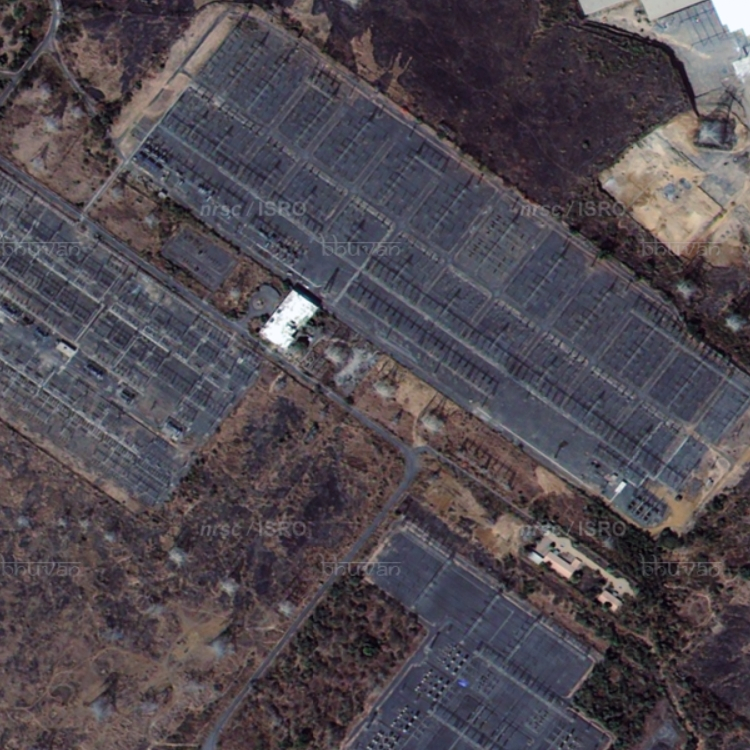
#> input picture test_data/20.png, 750 x 750 px, found by its file name
$ jupyter execute --allow-errors ML_Challenge_UNet_Resnet50_0.91IoU.ipynb   (shell and % lines are left out)
#> lines starting #> are read from the running program, lines starting #| are printed output that depends on the picture
[cell 1]
from google.colab import drive
drive.mount('/content/drive')

[cell 2]
import numpy as np
import pandas as pd
import matplotlib.pyplot as plt
import os
from sklearn.model_selection import train_test_split

import torch
import torch.nn as nn
from torch.utils.data import Dataset , DataLoader
from torchvision import transforms as T
import torchvision
import torch.nn.functional as F
from torch.autograd import Variable

from PIL import Image
import cv2
import albumentations as A

import time
from tqdm.notebook import tqdm
from torchsummary import summary
import segmentation_models_pytorch as smp

#> (the rest of this cell did not finish here and is left out)

[cell 3]
import tensorflow as tf
import glob
import cv2
import os
import numpy as np
from matplotlib import pyplot as plt
from skimage.transform import AffineTransform, warp
from skimage import io, img_as_ubyte
import random
import os
from scipy.ndimage import rotate

import albumentations as A

IMAGES_TO_GENERATE = 1000

images_path = '/content/image_chips/'
mask_path = '/content/target_data/'

img_aug_path = '/content/AUG_DATA/train/'
mask_aug_path = '/content/AUG_DATA/masks/'

images= []
masks = []

for im in os.listdir(images_path):
    images.append(os.path.join(images_path,im))
#> (the rest of this cell did not finish here and is left out)

[cell 4]
images= "/content/AUG_DATA/train/"
targets= "/content/AUG_DATA/masks/"

n_classes = 2

def _df_():
  name = []
  for dirname ,_ , filenames in os.walk(images):
    for filename in filenames:
      name.append(filename.split('.')[0])

    return pd.DataFrame({'id':name} , index = np.arange(0, len(name)))

df = _df_()
#> (the rest of this cell did not finish here and is left out)

#> (a cell that did not finish here is left out)

#> (a cell that did not finish here is left out)

[cell 7]
# [7 lines left out: function dense_target, not called in this run]

class SegData(Dataset):

  # [8 lines left out: function __init__, not called in this run]

  def __len__(self):
    return len(self.X)

  # [25 lines left out: function __getitem__, not called in this run]

[cell 8]
mean = [0.485 ,0.456 ,0.406]
std = [0.229 , 0.224 , 0.225]

#> (the rest of this cell did not finish here and is left out)

#> (a cell that did not finish here is left out)

#> (a cell that did not finish here is left out)

#> (a cell that did not finish here is left out)

[cell 12]
# [6 lines left out: function pixel_wise_accuracy, not called in this run]

[cell 13]
# [23 lines left out: function IoU, not called in this run]

[cell 14]
# [22 lines left out: function jaccard_loss, not called in this run]

[cell 15]
def get_lr(optimizer):
    for param_group in optimizer.param_groups:
        return param_group['lr']

# [113 lines left out: function fit, not called in this run]

[cell 16]
max_lr = 1e-3
epoch = 50
weight_decay = 1e-6

#> (the rest of this cell did not finish here and is left out)

#> (a cell that did not finish here is left out)

[cell 18]
# [17 lines left out: function predict_image_mask, not called in this run]

[cell 19]
import random
#> (the rest of this cell did not finish here and is left out)

[cell 20]
# [14 lines left out: function predict_final_mask, not called in this run]

[cell 21]
im = cv2.cvtColor(cv2.imread('/content/drive/MyDrive/ML_SEG/test_data/20.png') , cv2.COLOR_BGR2RGB)
kernel_sharp = np.array(([-2, -2, -2], [-2, 17, -2], [-2, -2, -2]), dtype='int')
im = cv2.filter2D(im, -1, kernel_sharp)
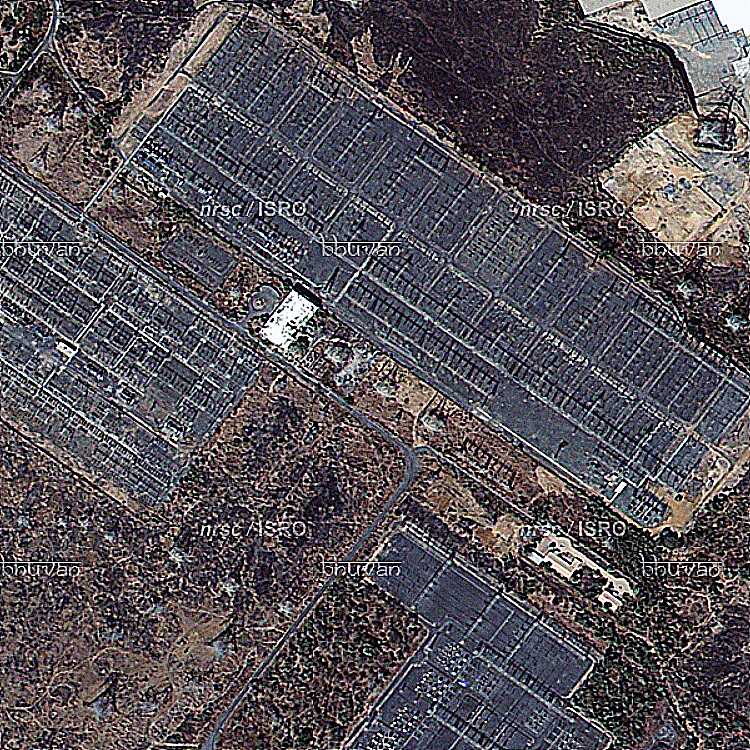
#> im: shape (750, 750, 3); mean R, G, B 86.3, 81.1, 86.9
im = cv2.resize(im, (512 , 512) , interpolation = cv2.INTER_NEAREST)
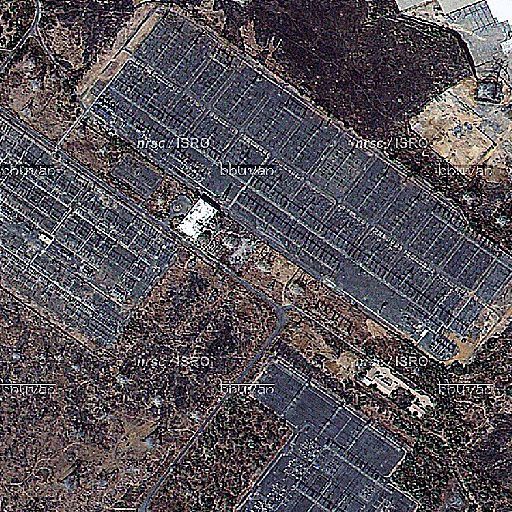
#> im: shape (512, 512, 3); mean R, G, B 86, 80.9, 86.6
fig, (ax1, ax2) = plt.subplots(1,2, figsize=(20,10))
#> (the rest of this cell did not finish here and is left out)
